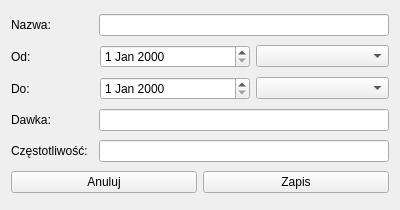
<?xml version="1.0" encoding="UTF-8"?>
<ui version="4.0">
 <class>addPatientForm</class>
 <widget class="QWidget" name="addPatientForm">
  <property name="windowModality">
   <enum>Qt::WindowModal</enum>
  </property>
  <property name="geometry">
   <rect>
    <x>0</x>
    <y>0</y>
    <width>400</width>
    <height>210</height>
   </rect>
  </property>
  <property name="sizePolicy">
   <sizepolicy hsizetype="Fixed" vsizetype="Fixed">
    <horstretch>0</horstretch>
    <verstretch>0</verstretch>
   </sizepolicy>
  </property>
  <property name="windowTitle">
   <string>Dodaj lek</string>
  </property>
  <layout class="QGridLayout" name="gridLayout_2">
   <item row="0" column="0">
    <layout class="QVBoxLayout" name="verticalLayout">
     <item>
      <layout class="QHBoxLayout" name="horizontalLayout_3">
       <item>
        <widget class="QLabel" name="label">
         <property name="text">
          <string>Nazwa:</string>
         </property>
        </widget>
       </item>
       <item>
        <widget class="QLineEdit" name="medicineName">
         <property name="sizePolicy">
          <sizepolicy hsizetype="Fixed" vsizetype="Fixed">
           <horstretch>200</horstretch>
           <verstretch>0</verstretch>
          </sizepolicy>
         </property>
         <property name="minimumSize">
          <size>
           <width>290</width>
           <height>0</height>
          </size>
         </property>
        </widget>
       </item>
      </layout>
     </item>
     <item>
      <layout class="QHBoxLayout" name="horizontalLayout_2">
       <item>
        <widget class="QLabel" name="label_2">
         <property name="text">
          <string>Od:</string>
         </property>
        </widget>
       </item>
       <item>
        <widget class="QDateEdit" name="medicineFrom">
         <property name="sizePolicy">
          <sizepolicy hsizetype="Fixed" vsizetype="Fixed">
           <horstretch>0</horstretch>
           <verstretch>0</verstretch>
          </sizepolicy>
         </property>
         <property name="minimumSize">
          <size>
           <width>150</width>
           <height>0</height>
          </size>
         </property>
         <property name="baseSize">
          <size>
           <width>200</width>
           <height>0</height>
          </size>
         </property>
        </widget>
       </item>
       <item>
        <widget class="QComboBox" name="FromCombo">
         <property name="minimumSize">
          <size>
           <width>133</width>
           <height>0</height>
          </size>
         </property>
        </widget>
       </item>
      </layout>
     </item>
     <item>
      <layout class="QHBoxLayout" name="horizontalLayout">
       <item>
        <widget class="QLabel" name="label_3">
         <property name="text">
          <string>Do:</string>
         </property>
        </widget>
       </item>
       <item>
        <widget class="QDateEdit" name="medicineTo">
         <property name="sizePolicy">
          <sizepolicy hsizetype="Fixed" vsizetype="Fixed">
           <horstretch>0</horstretch>
           <verstretch>0</verstretch>
          </sizepolicy>
         </property>
         <property name="minimumSize">
          <size>
           <width>150</width>
           <height>0</height>
          </size>
         </property>
        </widget>
       </item>
       <item>
        <widget class="QComboBox" name="ToCombo">
         <property name="minimumSize">
          <size>
           <width>133</width>
           <height>0</height>
          </size>
         </property>
        </widget>
       </item>
      </layout>
     </item>
     <item>
      <layout class="QHBoxLayout" name="horizontalLayout_5">
       <item>
        <widget class="QLabel" name="label_4">
         <property name="text">
          <string>Dawka:</string>
         </property>
        </widget>
       </item>
       <item>
        <widget class="QLineEdit" name="dose">
         <property name="sizePolicy">
          <sizepolicy hsizetype="Fixed" vsizetype="Fixed">
           <horstretch>0</horstretch>
           <verstretch>0</verstretch>
          </sizepolicy>
         </property>
         <property name="minimumSize">
          <size>
           <width>290</width>
           <height>0</height>
          </size>
         </property>
        </widget>
       </item>
      </layout>
     </item>
     <item>
      <layout class="QHBoxLayout" name="horizontalLayout_6">
       <item>
        <widget class="QLabel" name="label_5">
         <property name="text">
          <string>Częstotliwość:</string>
         </property>
        </widget>
       </item>
       <item>
        <widget class="QLineEdit" name="frequency">
         <property name="sizePolicy">
          <sizepolicy hsizetype="Fixed" vsizetype="Fixed">
           <horstretch>0</horstretch>
           <verstretch>0</verstretch>
          </sizepolicy>
         </property>
         <property name="minimumSize">
          <size>
           <width>290</width>
           <height>0</height>
          </size>
         </property>
        </widget>
       </item>
      </layout>
     </item>
     <item>
      <layout class="QHBoxLayout" name="colorPickerLayout"/>
     </item>
     <item>
      <layout class="QHBoxLayout" name="horizontalLayout_4">
       <item>
        <widget class="QPushButton" name="cancel">
         <property name="text">
          <string>Anuluj</string>
         </property>
        </widget>
       </item>
       <item>
        <widget class="QPushButton" name="Save">
         <property name="text">
          <string>Zapis</string>
         </property>
        </widget>
       </item>
      </layout>
     </item>
    </layout>
   </item>
  </layout>
 </widget>
 <resources/>
 <connections/>
</ui>
